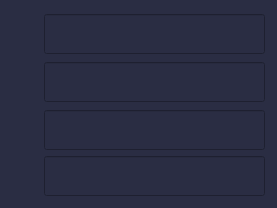
             <widget class="QFrame" name="gas_frame">
              <property name="geometry">
               <rect>
                <x>20</x>
                <y>477</y>
                <width>277</width>
                <height>208</height>
               </rect>
              </property>
              <property name="styleSheet">
               <string notr="true">background-color:rgb(42, 45, 67)</string>
              </property>
              <property name="frameShape">
               <enum>QFrame::NoFrame</enum>
              </property>
              <property name="frameShadow">
               <enum>QFrame::Plain</enum>
              </property>
              <widget class="QLabel" name="gas_led_0">
               <property name="geometry">
                <rect>
                 <x>8</x>
                 <y>19</y>
                 <width>31</width>
                 <height>31</height>
                </rect>
               </property>
               <property name="text">
                <string/>
               </property>
               <property name="pixmap">
                <pixmap>:/gas-black.png</pixmap>
               </property>
               <property name="scaledContents">
                <bool>false</bool>
               </property>
               <property name="alignment">
                <set>Qt::AlignCenter</set>
               </property>
              </widget>
              <widget class="QLabel" name="gas_led_1">
               <property name="geometry">
                <rect>
                 <x>8</x>
                 <y>67</y>
                 <width>31</width>
                 <height>31</height>
                </rect>
               </property>
               <property name="text">
                <string/>
               </property>
               <property name="pixmap">
                <pixmap>:/gas-black.png</pixmap>
               </property>
               <property name="scaledContents">
                <bool>false</bool>
               </property>
               <property name="alignment">
                <set>Qt::AlignCenter</set>
               </property>
              </widget>
              <widget class="QLabel" name="gas_led_2">
               <property name="geometry">
                <rect>
                 <x>8</x>
                 <y>117</y>
                 <width>31</width>
                 <height>31</height>
                </rect>
               </property>
               <property name="text">
                <string/>
               </property>
               <property name="pixmap">
                <pixmap>:/gas-black.png</pixmap>
               </property>
               <property name="scaledContents">
                <bool>false</bool>
               </property>
               <property name="alignment">
                <set>Qt::AlignCenter</set>
               </property>
              </widget>
              <widget class="QLabel" name="gas_led_3">
               <property name="geometry">
                <rect>
                 <x>8</x>
                 <y>161</y>
                 <width>31</width>
                 <height>31</height>
                </rect>
               </property>
               <property name="text">
                <string/>
               </property>
               <property name="pixmap">
                <pixmap>:/gas-black.png</pixmap>
               </property>
               <property name="scaledContents">
                <bool>false</bool>
               </property>
               <property name="alignment">
                <set>Qt::AlignCenter</set>
               </property>
              </widget>
              <widget class="QLineEdit" name="gas_lineEdit_0">
               <property name="geometry">
                <rect>
                 <x>44</x>
                 <y>14</y>
                 <width>221</width>
                 <height>40</height>
                </rect>
               </property>
               <property name="font">
                <font>
                 <pointsize>15</pointsize>
                </font>
               </property>
               <property name="maxLength">
                <number>50</number>
               </property>
               <property name="alignment">
                <set>Qt::AlignCenter</set>
               </property>
              </widget>
              <widget class="QLineEdit" name="gas_lineEdit_1">
               <property name="geometry">
                <rect>
                 <x>44</x>
                 <y>62</y>
                 <width>221</width>
                 <height>40</height>
                </rect>
               </property>
               <property name="font">
                <font>
                 <pointsize>15</pointsize>
                </font>
               </property>
               <property name="maxLength">
                <number>50</number>
               </property>
               <property name="alignment">
                <set>Qt::AlignCenter</set>
               </property>
              </widget>
              <widget class="QLineEdit" name="gas_lineEdit_2">
               <property name="geometry">
                <rect>
                 <x>44</x>
                 <y>110</y>
                 <width>221</width>
                 <height>40</height>
                </rect>
               </property>
               <property name="font">
                <font>
                 <pointsize>15</pointsize>
                </font>
               </property>
               <property name="maxLength">
                <number>50</number>
               </property>
               <property name="alignment">
                <set>Qt::AlignCenter</set>
               </property>
              </widget>
              <widget class="QLineEdit" name="gas_lineEdit_3">
               <property name="geometry">
                <rect>
                 <x>44</x>
                 <y>156</y>
                 <width>221</width>
                 <height>40</height>
                </rect>
               </property>
               <property name="font">
                <font>
                 <pointsize>15</pointsize>
                </font>
               </property>
               <property name="maxLength">
                <number>50</number>
               </property>
               <property name="alignment">
                <set>Qt::AlignCenter</set>
               </property>
              </widget>
             </widget>
